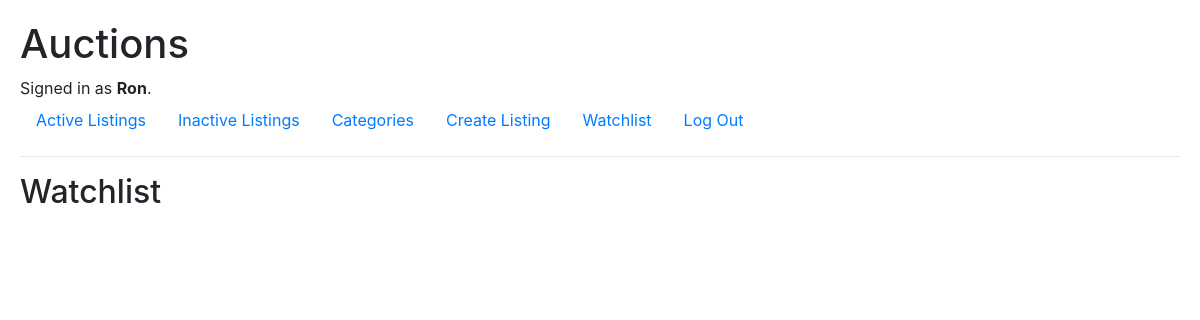
/watchlist (signed in), run on an earlier commit of the app's database.
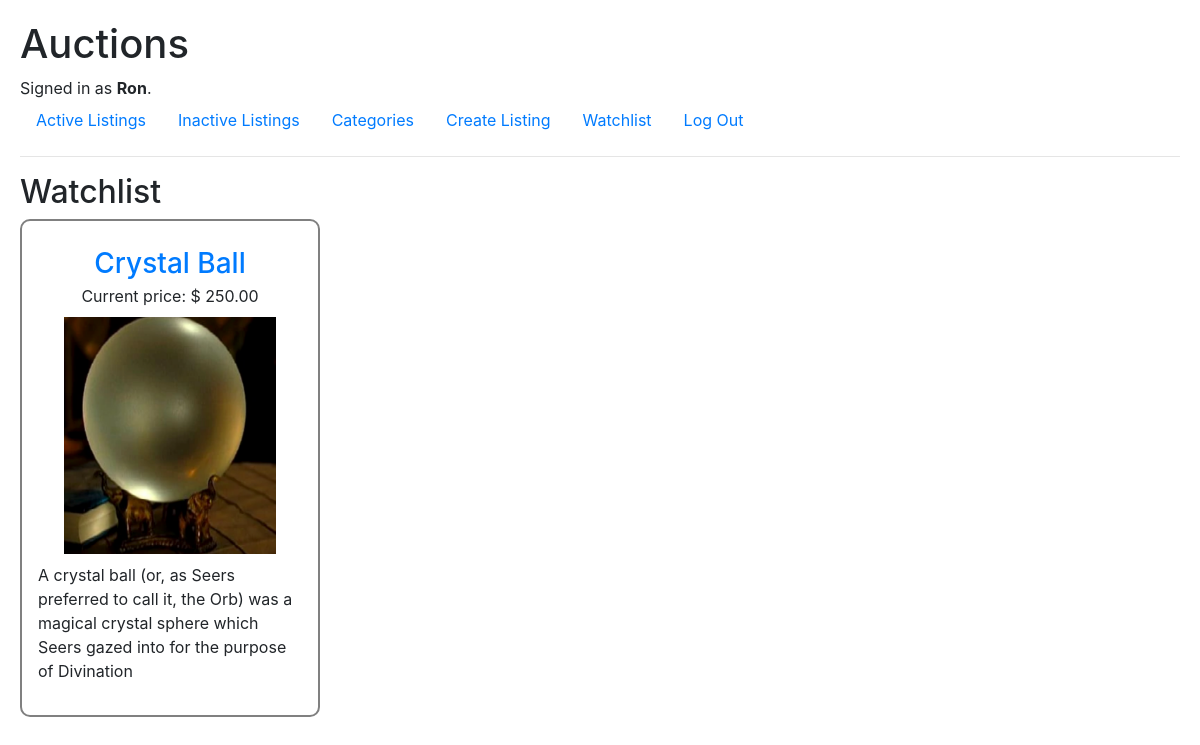
And on a later commit of the database.
### auctions/models.py (models this page shows, shortened)
class WatchList(models.Model):
    user = models.ForeignKey(User, on_delete=models.CASCADE, related_name="watched")
    listing = models.ForeignKey(Auction, on_delete=models.CASCADE, related_name="watcher")

class Auction(models.Model):
    CATEGORIES = [
        ('Clothes', 'Clothes'),
        ('Electronics', 'Devices & Electronics'),
        ('Health', 'Health & Foods'),
        ('Hobbies', 'Hobbies'),
        ('Toys', 'Kids & Toys'),
        ('Sports', 'Sports'),
        ('Tools', 'Tools & Services'),
        ('OTHER', 'None'),
    ]
    title = models.CharField(max_length=100)
    description = models.TextField()
    user = models.ForeignKey(User, on_delete=models.CASCADE, related_name="owner")
    starting_bid = models.DecimalField(max_digits=8, decimal_places=2)
    bids = models.ManyToManyField(Bid, blank=True, related_name="listing", null=True)
    current_price = models.DecimalField(max_digits=8, decimal_places=2)
    winner = models.ForeignKey(User, related_name="wins", on_delete=models.CASCADE, blank=True, null=True)
    url = models.ImageField(blank=True)
    category = models.CharField(max_length=100, choices=CATEGORIES, default=CATEGORIES[7][0], blank=True)
    closed = models.BooleanField(default=False)

### auctions/views.py (the view)
# urls.py: path("watchlist", views.watchlist, name="watchlist"),
@login_required(login_url='/login')
def watchlist(request):
    user = User.objects.get(username=request.user)
    watchauctions = user.watched.all()
    liveauctions = watchauctions.filter(listing__closed = False)
    deadauctions = watchauctions.filter(listing__closed = True)
    return render(request, "auctions/watchlist.html", {
        "liveauctions": liveauctions,
        "deadauctions": deadauctions,
    })

### auctions/templates/auctions/watchlist.html (shortened to what this page needs)
{% extends "auctions/layout.html" %}
{% block body %}
    <h2>Watchlist</h2>
    <div class="listings">
        {% for auction in liveauctions %}
            <div class="listing">
                <h3><a href="{% url 'listing' auction.listing.id %}">{{ auction.listing.title }}</a></h3>
                <p class="index-price">Current price: $ {{ auction.listing.current_price }}</p>
                {% if auction.listing.url.url %}
                <img src="{{ auction.listing.url.url }}" alt="Image" class="index-image">
                {% endif %}
                <p>{{ auction.listing.description }}</p>
            </div>
        {% endfor %}
    </div>
{% endblock %}

What changed in the data, as far as the page shows it:
added WatchList: listing "Crystal Ball", listing.current_price "250.00", listing (picture), listing.description "A crystal ball (or, as Seers preferred to call it, the Orb) was a magical crystal sphere which Seers gazed into for the purpose of Divination"
